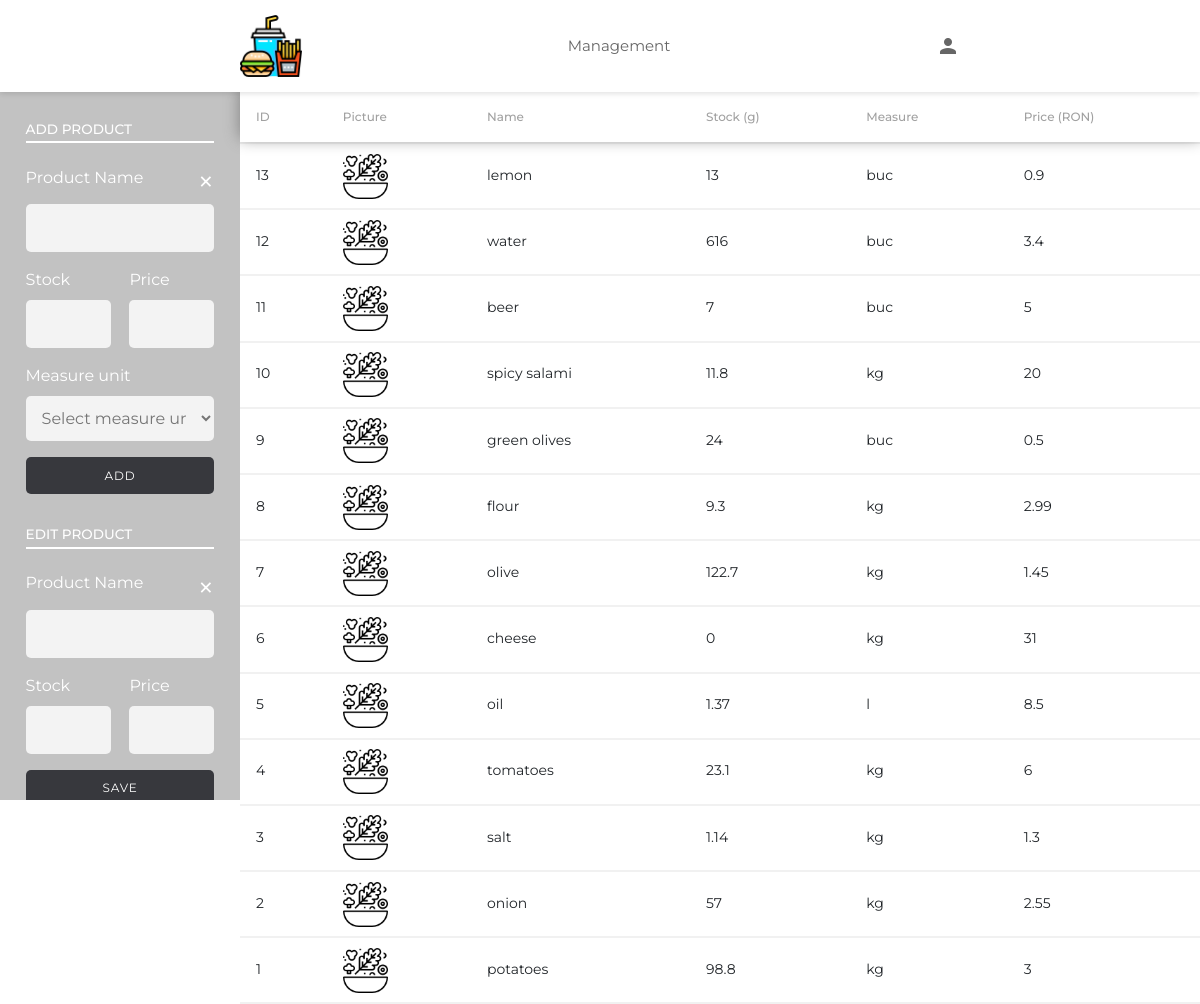
The app's page /inventory.php (signed in) with its own data.
### tables this page shows
CREATE TABLE `inventory` (
  `ID` int(11) NOT NULL,
  `product` varchar(250) NOT NULL,
  `stock` float NOT NULL,
  `measure` varchar(20) NOT NULL,
  `price` float NOT NULL DEFAULT '0',
  `date_upd` datetime NOT NULL
);

### classes/DbUtils.php (called while the page is built, shortened)
<?php
class DbUtils
{
    private static $conn;
    protected static $server = "localhost";
    protected static $user_name = "root";
    protected static $password = "";
    protected static $database = "restaurant";
    public static function getInstance($return = false)
    {
        if (self::$conn != null) {
            return self::$conn;
        }
        try {
            self::$conn = new PDO("mysql:dbname=".self::$database."; host=".self::$server, self::$user_name, self::$password);
            self::$conn->setAttribute(PDO::ATTR_ERRMODE, PDO::ERRMODE_EXCEPTION);
            self::$conn->setAttribute(PDO::ATTR_EMULATE_PREPARES, false);
            if ($return) {
                return self::$conn;
            }
        } catch (PDOException $e) {
            @file_put_contents('error_log', @file_get_contents('error_log') .date('Y-m-d H:i:s').' '. $e->getMessage() . "\n");
            die('Eroare DB.');
        }
    }
}

### classes/Inventory.php (called while the page is built, shortened)
<?php
class Inventory
{
    public static function loadInventory($name = false, $stock_from = false, $stock_to = false)
    {
        $sql = 'SELECT * FROM `inventory`';
        $stmt = DbUtils::getInstance(true)->prepare($sql.' ORDER BY `ID` DESC');
        $stmt->execute();
        return $stmt->fetchAll();
    }
}

### inventory.php (the view, shortened to what this page needs)
<!DOCTYPE html>
<html>
<head>
    <link rel="stylesheet" type="text/css" href="css/inventory.css">
    <?php include './head.php'; ?>
</head>
<body>
<?php include './header.php'; ?>
    <div class="page">
        <div class="sideMenu">
            <div class="categoryContainers">
                <div class="categoryContainer">
                    <h4 class="categoryTitle">Add Product</h4>
                    <div class="divider"></div>
                    <div class="category addProduct">
                        <div class="inputContainer">
                            <div class="add-product-header">
                                <label for="product-name">Product Name</label>
                                <span class="add-product-clear" title="Clear add product details">×</span>
                            </div>
                            <input type="text" name="product-name" id="product-name">
                        </div>
                        <div class="inputContainer inputContainerMultiple">
                            <div class="inputContainerChild">
                                <label for="stock">Stock</label>
                                <input type="number" min="0" name="stock" id="stock">
                            </div>
                            <div class="inputContainerChild">
                                <label for="price">Price</label>
                                <input type="number" min="0" id="price" name="price">
                            </div>
                        </div>
                        <div class="menu-item">
                            <label for="measure_unit">Measure unit</label>
                            <select name="measure_unit" id="measure_unit">
                                <option value="" disabled selected>Select measure unit</option>
                            </select>
                        </div>
                        <button class="addProductBtn button_custom">Add</button>
                    </div>
                </div>
                <div class="categoryContainer">
                    <h4 class="categoryTitle">Edit Product</h4>
                    <div class="divider"></div>
                    <div class="category editProduct">
                        <div class="inputContainer">
                            <div class="edit-product-header">
                                <label for="edit-product-name">Product Name</label>
                                <span class="edit-product-clear" title="Clear edit product details">×</span>
                            </div>
                            <input type="text" name="product-name" id="edit-product-name" disabled="disabled">
                        </div>
                        <div class="inputContainer inputContainerMultiple">
                            <div class="inputContainerChild">
                                <label for="edit-stock">Stock</label>
                                <input type="number" min="0" name="edit-stock" id="edit-stock" disabled="disabled">
                            </div>
                            <div class="inputContainerChild">
                                <label for="edit-price">Price</label>
                                <input type="number" min="0" id="edit-price" name="edit-price" disabled="disabled">
                            </div>
                        </div>
                        <button class="editProductBtn button_custom">Save</button>
                    </div>
                </div>
            </div>
        </div>
        <div class="container_custom">
            <table class="inventory-table">
                <tr class="table-headers">
                    <th class="table-title">ID</th>
                    <th class="table-title">Picture</th>
                    <th class="table-title">Name</th>
                    <th class="table-title">Stock (g)</th>
                    <th class="table-title">Measure</th>
                    <th class="table-title">Price (RON)</th>
                </tr>
                <?php
                    $products = Inventory::loadInventory();
                    foreach ($products as $product) {
                        echo '
                <tr class="table-rows" data-id="'.$product['ID'].'">
                    <td class="table-cell product_id">'.$product['ID'].'</td>
                    <td class="table-cell">
                        <div class="product_image">
                            <img src="assets/food.png" class="product_img" alt="">
                        </div>
                    </td>
                    <td class="table-cell product_name">'.$product['product'].'</td>
                    <td class="table-cell product_stock">'.$product['stock'].'</td>
                    <td class="table-cell product_measure">'.$product['measure'].'</td>
                    <td class="table-cell product_price">'.$product['price'].'</td>
                </tr>';
                    }
                ?>
            </table>
        </div>
    </div>
</body>
</html>

### css/inventory.css (style rules this page uses)
.page { display: flex; height: 100%; width: 100%; }
.edit-product-header, .add-product-header { display: flex; justify-content: space-between; align-items: center; }
.edit-product-clear, .add-product-clear { color: #fff; font-size: 30px; cursor: pointer; }
select { width: 100%; padding: 0.75rem 0.75rem; background: #f3f3f3; border: none; color: #757575; border-radius: 5px; }
label, .sort-by { display: block; margin-bottom: 0.25rem; font-size: 13px; color: #fff; }
.sideMenu { width: 20%; padding: 1.8rem 1.6rem; background: #c2c2c2; height: calc(100vh - 92px); overflow: auto; position: fixed; display: flex; flex-direction: column; justify-content: space-between; }
.menu-item { margin: 1rem 0; }
.container_custom { width: 100%; margin-left: 20%; }
.inventory-table { width: 100%; text-align: left; }
.table-headers { font-weight: 500; font-size: 12px; color: #a1a1a1; border: solid #f1f1f1; border-width: 0 0 2px 0; position: sticky; background: #fff; top: 0; z-index: 2; box-shadow: 0 -5px 15px 0 grey; }
.table-rows { border: solid #f1f1f1; border-width: 0 0 2px 0; font-size: 14px; font-weight: 400; }
.table-title { padding: 1rem; }
.table-cell { padding: .6rem 1rem; }
.categoryTitle { color: #fff; font-weight: 500; margin: 0 0 .25rem; font-size: .85rem; text-transform: uppercase; }
.categoryContainer:not(:last-child) { margin-bottom: 2em; }
.divider { width: 100%; height: 2px; background: #fff; }
.inputContainer { display: block; margin: 1rem auto; width: 100%; }
.inputContainer input { box-sizing: border-box; width: 100%; padding: 0.75rem 0.75rem; background: #f3f3f3; border: none; color: #757575; border-radius: 5px; }
.button_custom { display: block; padding: .6rem 4rem; border-radius: 5px; background: #37383d; color: #fff; border: none; font-size: 12px; text-transform: uppercase; letter-spacing: .8px; transition: all .3s ease; width: 100%; }
.inputContainerMultiple { display: flex; justify-content: space-between; }
.inputContainerChild { width: 45%; }
.product_image { overflow: hidden; width: 45px; height: 45px; border-radius: 3px; }
.product_img { object-fit: cover; width: 100%; height: 100%; }
.categoryContainers { display: flex; flex-direction: column; padding-bottom: 2em; }

### css/theme.css (style rules this page uses)
html, body, div, span, applet, object, iframe, h1, h2, h3, h4, h5, h6, p, blockquote, pre, a, abbr, acronym, address, big, cite, code, del, dfn, em, img, ins, kbd, q, s, samp, small, strike, strong, sub, sup, tt, var, b, u, i, center, dl, dt, dd, ol, ul, li, fieldset, form, label, legend, table, caption, tbody, tfoot, thead, tr, th, td, article, aside, canvas, details, embed, figure, figcaption, footer, header, hgroup, menu, nav, output, ruby, section, summary, time, mark, audio, video { margin: 0; padding: 0; border: 0; font-size: 100%; font: inherit; vertical-align: baseline; font-family: 'Montserrat', sans-serif; }
body { line-height: 1; position: relative; height: 100vh; }
table { border-collapse: collapse; border-spacing: 0; }
.page { padding-top: 92px; }
input:disabled { cursor: not-allowed; }

### records on screen
inventory: ID "13", product "lemon", stock "13", measure "buc", price "0.9"
inventory: ID "12", product "water", stock "616", measure "buc", price "3.4"
inventory: ID "11", product "beer", stock "7", measure "buc", price "5"
inventory: ID "10", product "spicy salami", stock "11.8", measure "kg", price "20"
inventory: ID "9", product "green olives", stock "24", measure "buc", price "0.5"
inventory: ID "8", product "flour", stock "9.3", measure "kg", price "2.99"
inventory: ID "7", product "olive", stock "122.7", measure "kg", price "1.45"
inventory: ID "6", product "cheese", stock "0", measure "kg", price "31"
inventory: ID "5", product "oil", stock "1.37", measure "l", price "8.5"
inventory: ID "4", product "tomatoes", stock "23.1", measure "kg", price "6"
inventory: ID "3", product "salt", stock "1.14", measure "kg", price "1.3"
inventory: ID "2", product "onion", stock "57", measure "kg", price "2.55"
inventory: ID "1", product "potatoes", stock "98.8", measure "kg", price "3"
